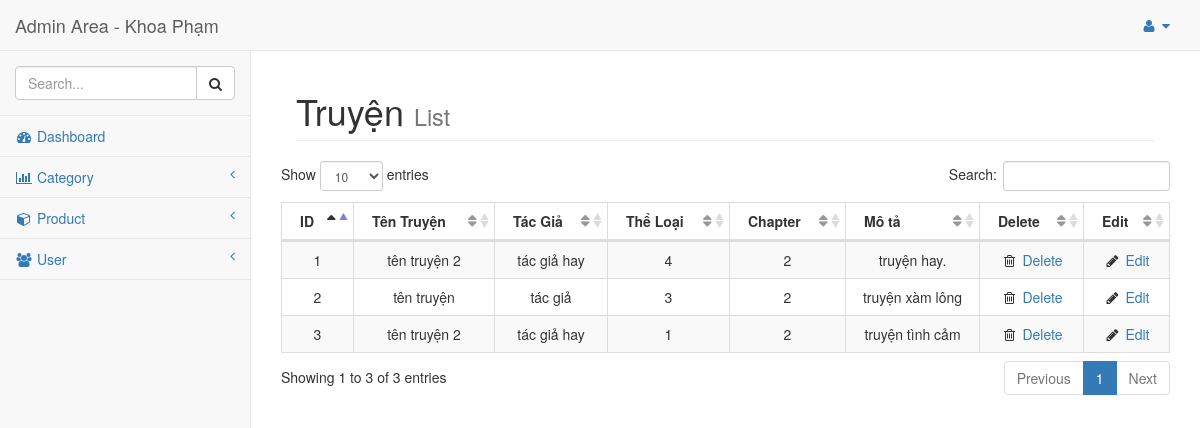
The page /public/admin/truyen_list.php on the database its author committed.
### tables this page shows
CREATE TABLE `truyen` (
  `id` int(11) NOT NULL,
  `ten_truyen` varchar(255) NOT NULL,
  `tac_gia` varchar(255) NOT NULL,
  `id_the_loai` int(11) NOT NULL,
  `chapter` int(11) NOT NULL,
  `mo_ta` text NOT NULL
);

### model/database.php (called while the page is built, shortened)
<?php
class database{
    public $_dbh = '';
    public $_sql = '';
    public function database() {
        $this->_dbh = new PDO('mysql:host=localhost; dbname=web_assignment','root','');
        $this->_dbh->query('set names "utf8"');
    }
    public function setQuery($sql) {
        $this->_sql = $sql;
    }
    public function execute($options=array()) {
        $this->_cursor = $this->_dbh->prepare($this->_sql);
        $this->_cursor->execute();
        return $this->_cursor;
    }
    public function loadAllRows($options=array()) {
        if(!$options) {
            if(!$result = $this->execute())
                return false;
        }
        else {
            if(!$result = $this->execute($options))
                return false;
        }
        return $result->fetchAll(PDO::FETCH_OBJ);
    }
}
?>

### controller/TruyenController.php (called while the page is built, shortened)
<?php
include("../../model/Truyen.php");
class TruyenController
{
	public function index()
	{
		$truyen = new Truyen();
		$truyens = $truyen->getAllTruyen();
		return array('truyen'=>$truyens);
	}
}
?>

### model/Truyen.php (called while the page is built, shortened)
<?php
include('database.php');
class Truyen extends database
{
	function getAllTruyen()
	{
		$sql = "SELECT * FROM truyen";
		return $this->loadAllRows();
	}
}
?>

### public/admin/truyen_list.php (the view, shortened to what this page needs)
<?php
include("../../controller/TruyenController.php");
$truyen = new TruyenController();
$truyens = $truyen->index();
?>
<!DOCTYPE html>
<html lang="en">
<head>
    <link href="bower_components/bootstrap/dist/css/bootstrap.min.css" rel="stylesheet">
    <link href="bower_components/metisMenu/dist/metisMenu.min.css" rel="stylesheet">
    <link href="dist/css/sb-admin-2.css" rel="stylesheet">
    <link href="bower_components/font-awesome/css/font-awesome.min.css" rel="stylesheet" type="text/css">
    <link href="bower_components/datatables-plugins/integration/bootstrap/3/dataTables.bootstrap.css" rel="stylesheet">
    <link href="bower_components/datatables-responsive/css/dataTables.responsive.css" rel="stylesheet">
</head>
<body>
    <div id="wrapper">
        <nav class="navbar navbar-default navbar-static-top" role="navigation" style="margin-bottom: 0">
            <div class="navbar-header">
                <a class="navbar-brand" href="index.html">Admin Area - Khoa Phạm</a>
            </div>
            <ul class="nav navbar-top-links navbar-right">
                <li class="dropdown">
                    <a class="dropdown-toggle" data-toggle="dropdown" href="#">
                        <i class="fa fa-user fa-fw"></i>  <i class="fa fa-caret-down"></i>
                    </a>
                </li>
            </ul>
            <div class="navbar-default sidebar" role="navigation">
                <div class="sidebar-nav navbar-collapse">
                    <ul class="nav" id="side-menu">
                        <li class="sidebar-search">
                            <div class="input-group custom-search-form">
                                <input type="text" class="form-control" placeholder="Search...">
                                <span class="input-group-btn">
                                    <button class="btn btn-default" type="button">
                                        <i class="fa fa-search"></i>
                                    </button>
                                </span>
                            </div>
                        </li>
                        <li>
                            <a href="#"><i class="fa fa-dashboard fa-fw"></i> Dashboard</a>
                        </li>
                        <li>
                            <a href="#"><i class="fa fa-bar-chart-o fa-fw"></i> Category<span class="fa arrow"></span></a>
                        </li>
                        <li>
                            <a href="#"><i class="fa fa-cube fa-fw"></i> Product<span class="fa arrow"></span></a>
                        </li>
                        <li>
                            <a href="#"><i class="fa fa-users fa-fw"></i> User<span class="fa arrow"></span></a>
                        </li>
                    </ul>
                </div>
            </div>
        </nav>
        <div id="page-wrapper">
            <div class="container-fluid">
                <div class="row">
                    <div class="col-lg-12">
                        <h1 class="page-header">Truyện
                            <small>List</small>
                        </h1>
                    </div>
                    <table class="table table-striped table-bordered table-hover" id="dataTables-example">
                        <thead>
                            <tr align="center">
                                <th>ID</th>
                                <th>Tên Truyện</th>
                                <th>Tác Giả</th>
                                <th>Thể Loại</th>
                                <th>Chapter</th>
                                <th>Mô tả</th>
                                <th>Delete</th>
                                <th>Edit</th>
                            </tr>
                        </thead>
                        <tbody>
                            <?php
                                $truyens = $truyens['truyen'];
                                foreach ($truyens as $key => $truyen) {
                                    if($key%2)
                                    {
                                        ?>
                                        <tr class="even gradeC" align="center">
                                            <td><?=$truyen->id?></td>
                                            <td><?=$truyen->ten_truyen?></td>
                                            <td><?=$truyen->tac_gia?></td>
                                            <td><?=$truyen->id_the_loai?></td>
                                            <td><?=$truyen->chapter?></td>
                                            <td><?=$truyen->mo_ta?></td>
                                            <td class="center"><i class="fa fa-trash-o  fa-fw"></i><a href="#"> Delete</a></td>
                                            <td class="center"><i class="fa fa-pencil fa-fw"></i> <a href="truyen_edit.php?id=<?=$truyen->id?>">Edit</a></td>
                                        </tr>
                                        <?php
                                    }
                                    else
                                    {
                                        ?>
                                        <tr class="odd gradeX" align="center">
                                            <td><?=$truyen->id?></td>
                                            <td><?=$truyen->ten_truyen?></td>
                                            <td><?=$truyen->tac_gia?></td>
                                            <td><?=$truyen->id_the_loai?></td>
                                            <td><?=$truyen->chapter?></td>
                                            <td><?=$truyen->mo_ta?></td>
                                            <td class="center"><i class="fa fa-trash-o  fa-fw"></i><a href="#"> Delete</a></td>
                                            <td class="center"><i class="fa fa-pencil fa-fw"></i> <a href="truyen_edit.php?id=<?=$truyen->id?>">Edit</a></td>
                                        </tr>
                                        <?php
                                    }
                                }
                            ?>
                        </tbody>
                    </table>
                </div>
            </div>
        </div>
    </div>
</body>
</html>

### rows shown on the page
truyen: id "1", ten_truyen "tên truyện 2", tac_gia "tác giả hay", id_the_loai "4", chapter "2", mo_ta "truyện hay."
truyen: id "2", ten_truyen "tên truyện", tac_gia "tác giả", id_the_loai "3", chapter "2", mo_ta "truyện xàm lông"
truyen: id "3", ten_truyen "tên truyện 2", tac_gia "tác giả hay", id_the_loai "1", chapter "2", mo_ta "truyện tình cảm"
